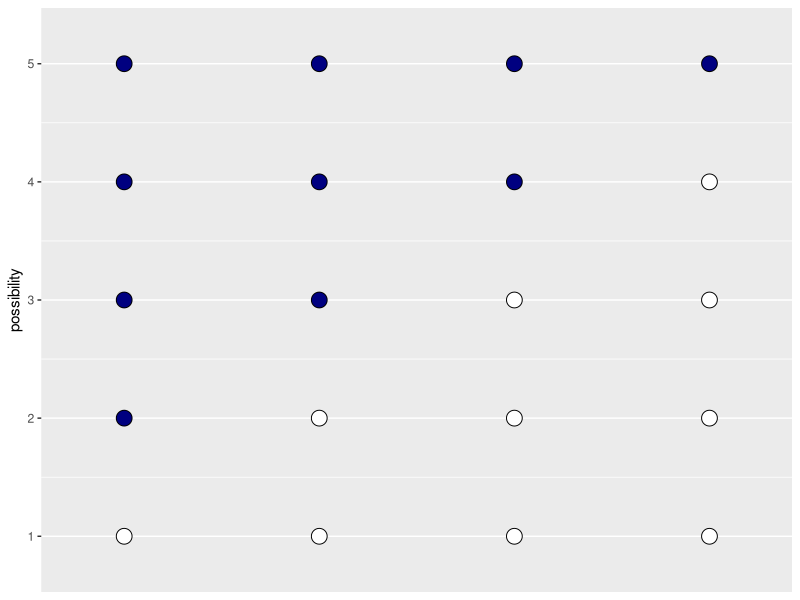
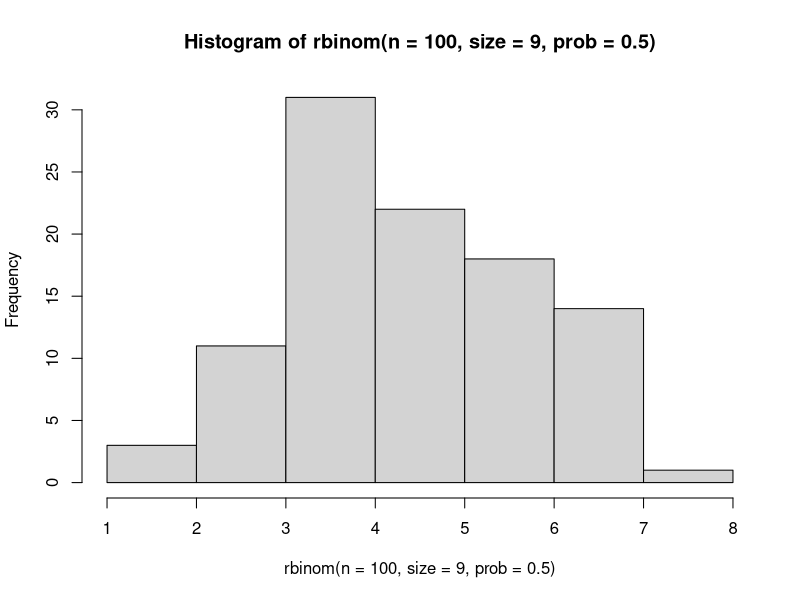
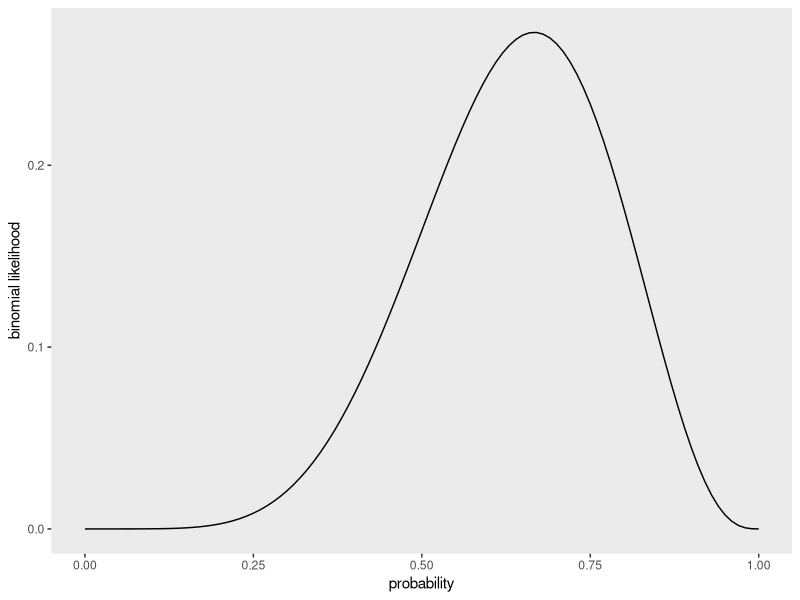

Reproduce these figures in R, in order.
## ---- chunk 1
knitr::opts_chunk$set(echo = TRUE)
## ---- chunk 2
library(tidyverse)
## ---- chunk 3
d <-
  tibble(p_1 = 0,
         p_2 = rep(1:0, times = c(1, 3)),
         p_3 = rep(1:0, times = c(2, 2)),
         p_4 = rep(1:0, times = c(3, 1)),
         p_5 = 1)

head(d)
## ---- chunk 4
d %>% 
  gather() %>% 
  mutate(x = rep(1:4, times = 5),
         possibility = rep(1:5, each = 4)) %>% 
  ggplot(aes(x = x, y = possibility, 
             fill = value %>% as.character())) +
  geom_point(shape = 21, size = 5) +
  scale_fill_manual(values = c("white", "navy")) +
  scale_x_continuous(NULL, breaks = NULL) +
  coord_cartesian(xlim = c(.75, 4.25),
                  ylim = c(.75, 5.25)) +
  theme(legend.position = "none")
## ---- chunk 5
tibble(draw            = 1:3,
       marbles         = 4) %>% 
  mutate(possibilities = marbles ^ draw) %>% 
  knitr::kable()
## ---- chunk 6
ways <- c(0, 3, 8, 9, 0)

ways / sum(ways)
## ---- chunk 7
dbinom(x = 6, size = 9, prob = 0.5)
## ---- chunk 8
rbinom(n =100, size = 9, prob = 0.5)
hist(rbinom(n =100, size = 9, prob = 0.5))
## ---- chunk 9
qbinom(0.16, 9, .5) #muuda sabasid
## ---- chunk 10
pbinom(q = 6, size = 9, prob = 0.5) #muuda sabasid 
## ---- chunk 11
tibble(prob = seq(from = 0, to = 1, by = .01)) %>% 
  ggplot(aes(x = prob,
             y = dbinom(x = 6, size = 9, prob = prob))) +
  geom_line() +
  labs(x = "probability",
       y = "binomial likelihood") +
  theme(panel.grid = element_blank())
